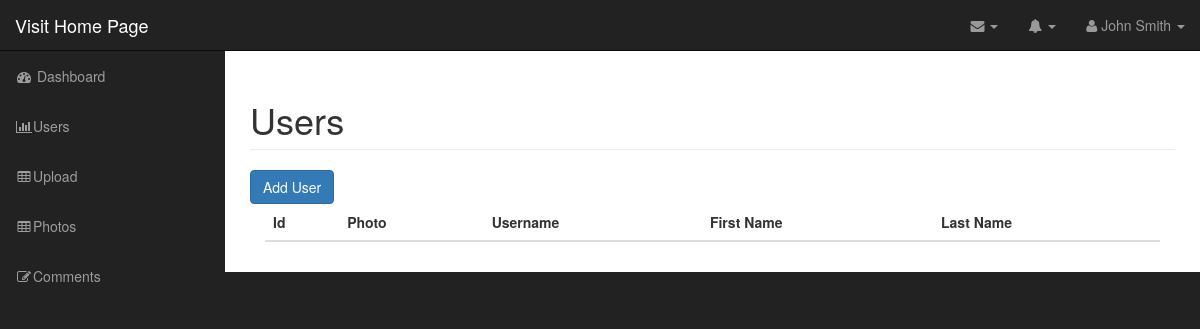
Page /admin/users.php on the earlier database version.
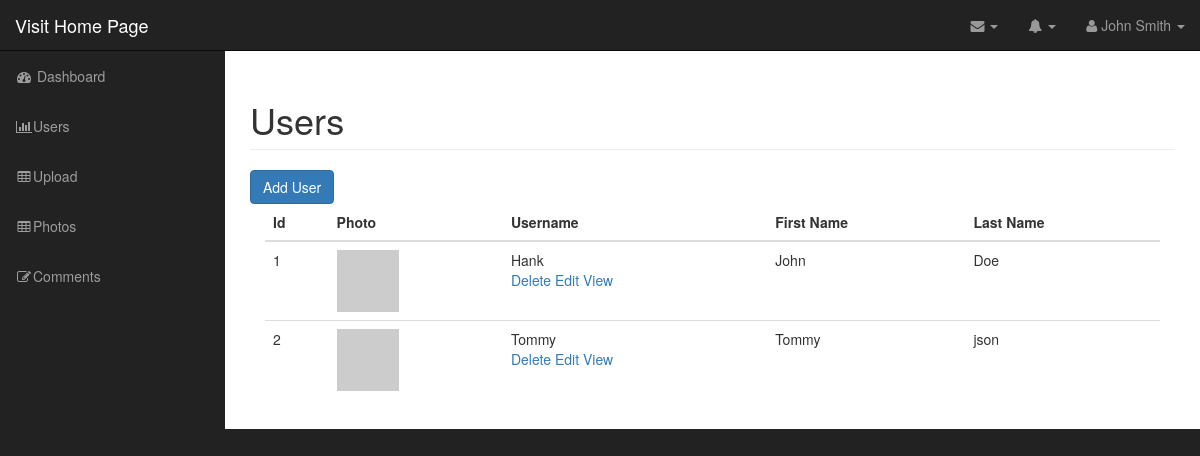
Same page on the later database version.
### tables this page shows
CREATE TABLE `users` (
  `id` int(11) NOT NULL,
  `username` varchar(255) NOT NULL,
  `password` varchar(255) NOT NULL,
  `first_name` varchar(255) NOT NULL,
  `last_name` varchar(255) NOT NULL
);

### admin/includes/database.php (called while the page is built, shortened)
<?php
class Database {
    public $connection;
    public function open_db_connection(){
        $this->connection = new mysqli(DB_HOST,DB_USER,DB_PASS,DB_NAME);
    }
    public function query($sql) {
        $result = $this->connection->query($sql);
        return $result;
    }
}
$database = new Database();
?>

### admin/includes/db_object.php (called while the page is built, shortened)
<?php
    class DB_object {
        public static function find_all() {
            return static::find_by_query("SELECT * FROM " . static::$db_table . " ");
        }
        public static function find_by_query($sql) {
            global $database;
            $result_set = $database->query($sql);
            $the_object_array = array();
            while($row = mysqli_fetch_array($result_set)) {
                $the_object_array[] = static::instantation($row);
            }
            return $the_object_array;
        }
        public static function instantation($the_record) {
            $the_object = new $calling_class;
            foreach ($the_record as $the_attribute => $value) {
                if ($the_object->has_the_attribute($the_attribute)) {
                    $the_object-> $the_attribute = $value;
                }
            }
            return $the_object;
        }
        private function has_the_attribute($the_attribute) {
            $object_properties = get_object_vars($this);
            return array_key_exists($the_attribute, $object_properties);
        }
    }
?>

### admin/includes/user.php (called while the page is built, shortened)
<?php require_once("init.php");
    class User extends DB_object {
        public $user_image;
        public $upload_directory = "images";
        public $image_placeholder = "http://placehold.it/400x400&text=image";
        public function image_path_and_placeholder() {
            return empty($this->user_image) ? $this->image_placeholder : $this->upload_directory.DS.$this->user_image;
        }
    }
?>

### admin/users.php (the view)
<?php include("includes/header.php"); ?>
<?php
    $users = User::find_all();
?>
        <nav class="navbar navbar-inverse navbar-fixed-top" role="navigation">
            <?php include("includes/top_nav.php") ?>
            <?php include("includes/side_nav.php"); ?>
        </nav>
        <div id="page-wrapper">
        <div class="container-fluid">
            <div class="row">
                <div class="col-lg-12">
                    <h1 class="page-header">
                        Users
                    </h1>
                    <a href="add_user.php" class="btn btn-primary">Add User</a>
                    <div class="col-md-12">
                        <table class="table table-hover">
                            <thead>
                                <tr>
                                    <th>Id</th>
                                    <th>Photo</th>
                                    <th>Username</th>
                                    <th>First Name</th>
                                    <th>Last Name</th>
                                </tr>
                            </thead>
                            <tbody>
                            <?php foreach ($users as $user): ?>
                                <tr>
                                    <td><?php echo $user->id; ?></td>
                                    <td><img class="admin-user-thumbnail user_image" src="<?php echo $user->image_path_and_placeholder(); ?>" alt=""></td>
                                    <td>
                                    <?php echo $user->username; ?>
                                        <div class="pictures_link">
                                            <a href="delete_user.php?id=<?php echo $user->id; ?>">Delete</a>
                                            <a href="edit_user.php?id=<?php echo $user->id; ?>">Edit</a>
                                            <a href="#">View</a>
                                        </div>
                                    </td>
                                    <td><?php echo $user->first_name; ?></td>
                                    <td><?php echo $user->last_name; ?></td>
                                </tr>
                            <?php endforeach; ?>
                            </tbody>
                        </table>
                    </div>
                </div>
            </div>
        </div>
        </div>
  <?php include("includes/footer.php"); ?>

### admin/includes/top_nav.php (shortened to what this page needs)
<div class="navbar-header">
    <a class="navbar-brand" href="../index.php">Visit Home Page</a>
</div>
<ul class="nav navbar-right top-nav">
    <li class="dropdown">
        <a href="#" class="dropdown-toggle" data-toggle="dropdown"><i class="fa fa-envelope"></i> <b class="caret"></b></a>
    </li>
    <li class="dropdown">
        <a href="#" class="dropdown-toggle" data-toggle="dropdown"><i class="fa fa-bell"></i> <b class="caret"></b></a>
    </li>
    <li class="dropdown">
        <a href="#" class="dropdown-toggle" data-toggle="dropdown"><i class="fa fa-user"></i> John Smith <b class="caret"></b></a>
    </li>
</ul>

Differences in the rows shown:
added users: id "1", username "Hank", first_name "John", last_name "Doe"
added users: id "2", username "Tommy", first_name "Tommy", last_name "json"
